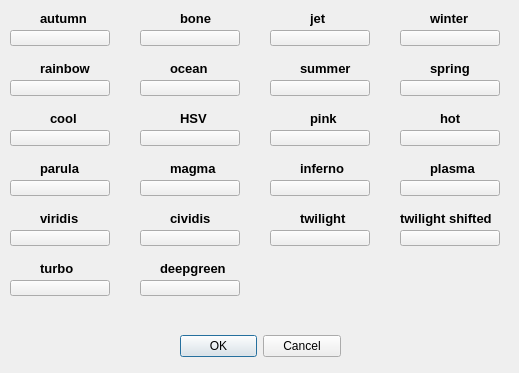
<?xml version="1.0" encoding="UTF-8"?>
<ui version="4.0">
 <class>convertir_color_falso</class>
 <widget class="QDialog" name="convertir_color_falso">
  <property name="geometry">
   <rect>
    <x>0</x>
    <y>0</y>
    <width>519</width>
    <height>373</height>
   </rect>
  </property>
  <property name="windowTitle">
   <string>Dialog</string>
  </property>
  <widget class="QDialogButtonBox" name="buttonBox">
   <property name="geometry">
    <rect>
     <x>180</x>
     <y>330</y>
     <width>161</width>
     <height>32</height>
    </rect>
   </property>
   <property name="orientation">
    <enum>Qt::Horizontal</enum>
   </property>
   <property name="standardButtons">
    <set>QDialogButtonBox::Cancel|QDialogButtonBox::Ok</set>
   </property>
  </widget>
  <widget class="QPushButton" name="pushButton">
   <property name="geometry">
    <rect>
     <x>10</x>
     <y>30</y>
     <width>100</width>
     <height>16</height>
    </rect>
   </property>
   <property name="styleSheet">
    <string notr="true"/>
   </property>
   <property name="text">
    <string/>
   </property>
   <property name="icon">
    <iconset resource="recursos.qrc">
     <normaloff>:/imagenes/autumn.png</normaloff>:/imagenes/autumn.png</iconset>
   </property>
   <property name="iconSize">
    <size>
     <width>100</width>
     <height>100</height>
    </size>
   </property>
   <property name="checkable">
    <bool>true</bool>
   </property>
   <property name="checked">
    <bool>false</bool>
   </property>
   <property name="default">
    <bool>false</bool>
   </property>
  </widget>
  <widget class="QPushButton" name="pushButton_2">
   <property name="geometry">
    <rect>
     <x>140</x>
     <y>30</y>
     <width>100</width>
     <height>16</height>
    </rect>
   </property>
   <property name="styleSheet">
    <string notr="true"/>
   </property>
   <property name="text">
    <string/>
   </property>
   <property name="icon">
    <iconset resource="recursos.qrc">
     <normaloff>:/imagenes/bone.png</normaloff>:/imagenes/bone.png</iconset>
   </property>
   <property name="iconSize">
    <size>
     <width>100</width>
     <height>100</height>
    </size>
   </property>
   <property name="checkable">
    <bool>true</bool>
   </property>
   <property name="checked">
    <bool>false</bool>
   </property>
   <property name="default">
    <bool>false</bool>
   </property>
  </widget>
  <widget class="QPushButton" name="pushButton_3">
   <property name="geometry">
    <rect>
     <x>270</x>
     <y>30</y>
     <width>100</width>
     <height>16</height>
    </rect>
   </property>
   <property name="styleSheet">
    <string notr="true"/>
   </property>
   <property name="text">
    <string/>
   </property>
   <property name="icon">
    <iconset resource="recursos.qrc">
     <normaloff>:/imagenes/jet.png</normaloff>:/imagenes/jet.png</iconset>
   </property>
   <property name="iconSize">
    <size>
     <width>100</width>
     <height>100</height>
    </size>
   </property>
   <property name="checkable">
    <bool>true</bool>
   </property>
   <property name="checked">
    <bool>false</bool>
   </property>
   <property name="default">
    <bool>false</bool>
   </property>
  </widget>
  <widget class="QPushButton" name="pushButton_4">
   <property name="geometry">
    <rect>
     <x>400</x>
     <y>30</y>
     <width>100</width>
     <height>16</height>
    </rect>
   </property>
   <property name="styleSheet">
    <string notr="true"/>
   </property>
   <property name="text">
    <string/>
   </property>
   <property name="icon">
    <iconset resource="recursos.qrc">
     <normaloff>:/imagenes/winter.png</normaloff>:/imagenes/winter.png</iconset>
   </property>
   <property name="iconSize">
    <size>
     <width>100</width>
     <height>100</height>
    </size>
   </property>
   <property name="checkable">
    <bool>true</bool>
   </property>
   <property name="checked">
    <bool>false</bool>
   </property>
   <property name="default">
    <bool>false</bool>
   </property>
  </widget>
  <widget class="QPushButton" name="pushButton_5">
   <property name="geometry">
    <rect>
     <x>10</x>
     <y>80</y>
     <width>100</width>
     <height>16</height>
    </rect>
   </property>
   <property name="styleSheet">
    <string notr="true"/>
   </property>
   <property name="text">
    <string/>
   </property>
   <property name="icon">
    <iconset resource="recursos.qrc">
     <normaloff>:/imagenes/rainbow.png</normaloff>:/imagenes/rainbow.png</iconset>
   </property>
   <property name="iconSize">
    <size>
     <width>100</width>
     <height>100</height>
    </size>
   </property>
   <property name="checkable">
    <bool>true</bool>
   </property>
   <property name="checked">
    <bool>false</bool>
   </property>
   <property name="default">
    <bool>false</bool>
   </property>
  </widget>
  <widget class="QPushButton" name="pushButton_6">
   <property name="geometry">
    <rect>
     <x>140</x>
     <y>80</y>
     <width>100</width>
     <height>16</height>
    </rect>
   </property>
   <property name="styleSheet">
    <string notr="true"/>
   </property>
   <property name="text">
    <string/>
   </property>
   <property name="icon">
    <iconset resource="recursos.qrc">
     <normaloff>:/imagenes/ocean.png</normaloff>:/imagenes/ocean.png</iconset>
   </property>
   <property name="iconSize">
    <size>
     <width>100</width>
     <height>100</height>
    </size>
   </property>
   <property name="checkable">
    <bool>true</bool>
   </property>
   <property name="checked">
    <bool>false</bool>
   </property>
   <property name="default">
    <bool>false</bool>
   </property>
  </widget>
  <widget class="QPushButton" name="pushButton_7">
   <property name="geometry">
    <rect>
     <x>270</x>
     <y>80</y>
     <width>100</width>
     <height>16</height>
    </rect>
   </property>
   <property name="styleSheet">
    <string notr="true"/>
   </property>
   <property name="text">
    <string/>
   </property>
   <property name="icon">
    <iconset resource="recursos.qrc">
     <normaloff>:/imagenes/summer.png</normaloff>:/imagenes/summer.png</iconset>
   </property>
   <property name="iconSize">
    <size>
     <width>100</width>
     <height>100</height>
    </size>
   </property>
   <property name="checkable">
    <bool>true</bool>
   </property>
   <property name="checked">
    <bool>false</bool>
   </property>
   <property name="default">
    <bool>false</bool>
   </property>
  </widget>
  <widget class="QPushButton" name="pushButton_8">
   <property name="geometry">
    <rect>
     <x>400</x>
     <y>80</y>
     <width>100</width>
     <height>16</height>
    </rect>
   </property>
   <property name="styleSheet">
    <string notr="true"/>
   </property>
   <property name="text">
    <string/>
   </property>
   <property name="icon">
    <iconset resource="recursos.qrc">
     <normaloff>:/imagenes/spring.png</normaloff>:/imagenes/spring.png</iconset>
   </property>
   <property name="iconSize">
    <size>
     <width>100</width>
     <height>100</height>
    </size>
   </property>
   <property name="checkable">
    <bool>true</bool>
   </property>
   <property name="checked">
    <bool>false</bool>
   </property>
   <property name="default">
    <bool>false</bool>
   </property>
  </widget>
  <widget class="QPushButton" name="pushButton_9">
   <property name="geometry">
    <rect>
     <x>10</x>
     <y>130</y>
     <width>100</width>
     <height>16</height>
    </rect>
   </property>
   <property name="styleSheet">
    <string notr="true"/>
   </property>
   <property name="text">
    <string/>
   </property>
   <property name="icon">
    <iconset resource="recursos.qrc">
     <normaloff>:/imagenes/cool.png</normaloff>:/imagenes/cool.png</iconset>
   </property>
   <property name="iconSize">
    <size>
     <width>100</width>
     <height>100</height>
    </size>
   </property>
   <property name="checkable">
    <bool>true</bool>
   </property>
   <property name="checked">
    <bool>false</bool>
   </property>
   <property name="default">
    <bool>false</bool>
   </property>
  </widget>
  <widget class="QPushButton" name="pushButton_10">
   <property name="geometry">
    <rect>
     <x>140</x>
     <y>130</y>
     <width>100</width>
     <height>16</height>
    </rect>
   </property>
   <property name="styleSheet">
    <string notr="true"/>
   </property>
   <property name="text">
    <string/>
   </property>
   <property name="icon">
    <iconset resource="recursos.qrc">
     <normaloff>:/imagenes/HSV.png</normaloff>:/imagenes/HSV.png</iconset>
   </property>
   <property name="iconSize">
    <size>
     <width>100</width>
     <height>100</height>
    </size>
   </property>
   <property name="checkable">
    <bool>true</bool>
   </property>
   <property name="checked">
    <bool>false</bool>
   </property>
   <property name="default">
    <bool>false</bool>
   </property>
  </widget>
  <widget class="QPushButton" name="pushButton_11">
   <property name="geometry">
    <rect>
     <x>270</x>
     <y>130</y>
     <width>100</width>
     <height>16</height>
    </rect>
   </property>
   <property name="styleSheet">
    <string notr="true"/>
   </property>
   <property name="text">
    <string/>
   </property>
   <property name="icon">
    <iconset resource="recursos.qrc">
     <normaloff>:/imagenes/pink.png</normaloff>:/imagenes/pink.png</iconset>
   </property>
   <property name="iconSize">
    <size>
     <width>100</width>
     <height>100</height>
    </size>
   </property>
   <property name="checkable">
    <bool>true</bool>
   </property>
   <property name="checked">
    <bool>false</bool>
   </property>
   <property name="default">
    <bool>false</bool>
   </property>
  </widget>
  <widget class="QPushButton" name="pushButton_12">
   <property name="geometry">
    <rect>
     <x>400</x>
     <y>130</y>
     <width>100</width>
     <height>16</height>
    </rect>
   </property>
   <property name="styleSheet">
    <string notr="true"/>
   </property>
   <property name="text">
    <string/>
   </property>
   <property name="icon">
    <iconset resource="recursos.qrc">
     <normaloff>:/imagenes/hot.png</normaloff>:/imagenes/hot.png</iconset>
   </property>
   <property name="iconSize">
    <size>
     <width>100</width>
     <height>100</height>
    </size>
   </property>
   <property name="checkable">
    <bool>true</bool>
   </property>
   <property name="checked">
    <bool>false</bool>
   </property>
   <property name="default">
    <bool>false</bool>
   </property>
  </widget>
  <widget class="QPushButton" name="pushButton_13">
   <property name="geometry">
    <rect>
     <x>10</x>
     <y>180</y>
     <width>100</width>
     <height>16</height>
    </rect>
   </property>
   <property name="styleSheet">
    <string notr="true"/>
   </property>
   <property name="text">
    <string/>
   </property>
   <property name="icon">
    <iconset resource="recursos.qrc">
     <normaloff>:/imagenes/parula.png</normaloff>:/imagenes/parula.png</iconset>
   </property>
   <property name="iconSize">
    <size>
     <width>100</width>
     <height>100</height>
    </size>
   </property>
   <property name="checkable">
    <bool>true</bool>
   </property>
   <property name="checked">
    <bool>false</bool>
   </property>
   <property name="default">
    <bool>false</bool>
   </property>
  </widget>
  <widget class="QPushButton" name="pushButton_14">
   <property name="geometry">
    <rect>
     <x>140</x>
     <y>180</y>
     <width>100</width>
     <height>16</height>
    </rect>
   </property>
   <property name="styleSheet">
    <string notr="true"/>
   </property>
   <property name="text">
    <string/>
   </property>
   <property name="icon">
    <iconset resource="recursos.qrc">
     <normaloff>:/imagenes/magma.png</normaloff>:/imagenes/magma.png</iconset>
   </property>
   <property name="iconSize">
    <size>
     <width>100</width>
     <height>100</height>
    </size>
   </property>
   <property name="checkable">
    <bool>true</bool>
   </property>
   <property name="checked">
    <bool>false</bool>
   </property>
   <property name="default">
    <bool>false</bool>
   </property>
  </widget>
  <widget class="QPushButton" name="pushButton_15">
   <property name="geometry">
    <rect>
     <x>270</x>
     <y>180</y>
     <width>100</width>
     <height>16</height>
    </rect>
   </property>
   <property name="styleSheet">
    <string notr="true"/>
   </property>
   <property name="text">
    <string/>
   </property>
   <property name="icon">
    <iconset resource="recursos.qrc">
     <normaloff>:/imagenes/inferno.png</normaloff>:/imagenes/inferno.png</iconset>
   </property>
   <property name="iconSize">
    <size>
     <width>100</width>
     <height>100</height>
    </size>
   </property>
   <property name="checkable">
    <bool>true</bool>
   </property>
   <property name="checked">
    <bool>false</bool>
   </property>
   <property name="default">
    <bool>false</bool>
   </property>
  </widget>
  <widget class="QPushButton" name="pushButton_16">
   <property name="geometry">
    <rect>
     <x>400</x>
     <y>180</y>
     <width>100</width>
     <height>16</height>
    </rect>
   </property>
   <property name="styleSheet">
    <string notr="true"/>
   </property>
   <property name="text">
    <string/>
   </property>
   <property name="icon">
    <iconset resource="recursos.qrc">
     <normaloff>:/imagenes/plasma.png</normaloff>:/imagenes/plasma.png</iconset>
   </property>
   <property name="iconSize">
    <size>
     <width>100</width>
     <height>100</height>
    </size>
   </property>
   <property name="checkable">
    <bool>true</bool>
   </property>
   <property name="checked">
    <bool>false</bool>
   </property>
   <property name="default">
    <bool>false</bool>
   </property>
  </widget>
  <widget class="QPushButton" name="pushButton_17">
   <property name="geometry">
    <rect>
     <x>10</x>
     <y>230</y>
     <width>100</width>
     <height>16</height>
    </rect>
   </property>
   <property name="styleSheet">
    <string notr="true"/>
   </property>
   <property name="text">
    <string/>
   </property>
   <property name="icon">
    <iconset resource="recursos.qrc">
     <normaloff>:/imagenes/viridis.png</normaloff>:/imagenes/viridis.png</iconset>
   </property>
   <property name="iconSize">
    <size>
     <width>100</width>
     <height>100</height>
    </size>
   </property>
   <property name="checkable">
    <bool>true</bool>
   </property>
   <property name="checked">
    <bool>false</bool>
   </property>
   <property name="default">
    <bool>false</bool>
   </property>
  </widget>
  <widget class="QPushButton" name="pushButton_18">
   <property name="geometry">
    <rect>
     <x>140</x>
     <y>230</y>
     <width>100</width>
     <height>16</height>
    </rect>
   </property>
   <property name="styleSheet">
    <string notr="true"/>
   </property>
   <property name="text">
    <string/>
   </property>
   <property name="icon">
    <iconset resource="recursos.qrc">
     <normaloff>:/imagenes/cividis.png</normaloff>:/imagenes/cividis.png</iconset>
   </property>
   <property name="iconSize">
    <size>
     <width>100</width>
     <height>100</height>
    </size>
   </property>
   <property name="checkable">
    <bool>true</bool>
   </property>
   <property name="checked">
    <bool>false</bool>
   </property>
   <property name="default">
    <bool>false</bool>
   </property>
  </widget>
  <widget class="QPushButton" name="pushButton_19">
   <property name="geometry">
    <rect>
     <x>270</x>
     <y>230</y>
     <width>100</width>
     <height>16</height>
    </rect>
   </property>
   <property name="styleSheet">
    <string notr="true"/>
   </property>
   <property name="text">
    <string/>
   </property>
   <property name="icon">
    <iconset resource="recursos.qrc">
     <normaloff>:/imagenes/twilight.png</normaloff>:/imagenes/twilight.png</iconset>
   </property>
   <property name="iconSize">
    <size>
     <width>100</width>
     <height>100</height>
    </size>
   </property>
   <property name="checkable">
    <bool>true</bool>
   </property>
   <property name="checked">
    <bool>false</bool>
   </property>
   <property name="default">
    <bool>false</bool>
   </property>
  </widget>
  <widget class="QPushButton" name="pushButton_20">
   <property name="geometry">
    <rect>
     <x>400</x>
     <y>230</y>
     <width>100</width>
     <height>16</height>
    </rect>
   </property>
   <property name="styleSheet">
    <string notr="true"/>
   </property>
   <property name="text">
    <string/>
   </property>
   <property name="icon">
    <iconset resource="recursos.qrc">
     <normaloff>:/imagenes/twilight-shifted.png</normaloff>:/imagenes/twilight-shifted.png</iconset>
   </property>
   <property name="iconSize">
    <size>
     <width>100</width>
     <height>100</height>
    </size>
   </property>
   <property name="checkable">
    <bool>true</bool>
   </property>
   <property name="checked">
    <bool>false</bool>
   </property>
   <property name="default">
    <bool>false</bool>
   </property>
  </widget>
  <widget class="QPushButton" name="pushButton_21">
   <property name="geometry">
    <rect>
     <x>10</x>
     <y>280</y>
     <width>100</width>
     <height>16</height>
    </rect>
   </property>
   <property name="styleSheet">
    <string notr="true"/>
   </property>
   <property name="text">
    <string/>
   </property>
   <property name="icon">
    <iconset resource="recursos.qrc">
     <normaloff>:/imagenes/turbo.png</normaloff>:/imagenes/turbo.png</iconset>
   </property>
   <property name="iconSize">
    <size>
     <width>100</width>
     <height>100</height>
    </size>
   </property>
   <property name="checkable">
    <bool>true</bool>
   </property>
   <property name="checked">
    <bool>false</bool>
   </property>
   <property name="default">
    <bool>false</bool>
   </property>
  </widget>
  <widget class="QPushButton" name="pushButton_22">
   <property name="geometry">
    <rect>
     <x>140</x>
     <y>280</y>
     <width>100</width>
     <height>16</height>
    </rect>
   </property>
   <property name="styleSheet">
    <string notr="true"/>
   </property>
   <property name="text">
    <string/>
   </property>
   <property name="icon">
    <iconset resource="recursos.qrc">
     <normaloff>:/imagenes/deepgreen.png</normaloff>:/imagenes/deepgreen.png</iconset>
   </property>
   <property name="iconSize">
    <size>
     <width>100</width>
     <height>100</height>
    </size>
   </property>
   <property name="checkable">
    <bool>true</bool>
   </property>
   <property name="checked">
    <bool>false</bool>
   </property>
   <property name="default">
    <bool>false</bool>
   </property>
  </widget>
  <widget class="QLabel" name="lblAutumn">
   <property name="geometry">
    <rect>
     <x>40</x>
     <y>10</y>
     <width>51</width>
     <height>16</height>
    </rect>
   </property>
   <property name="font">
    <font>
     <pointsize>10</pointsize>
     <weight>75</weight>
     <bold>true</bold>
    </font>
   </property>
   <property name="text">
    <string>autumn</string>
   </property>
  </widget>
  <widget class="QLabel" name="lblBone">
   <property name="geometry">
    <rect>
     <x>180</x>
     <y>10</y>
     <width>51</width>
     <height>16</height>
    </rect>
   </property>
   <property name="font">
    <font>
     <pointsize>10</pointsize>
     <weight>75</weight>
     <bold>true</bold>
    </font>
   </property>
   <property name="text">
    <string>bone</string>
   </property>
  </widget>
  <widget class="QLabel" name="lblJet">
   <property name="geometry">
    <rect>
     <x>310</x>
     <y>10</y>
     <width>51</width>
     <height>16</height>
    </rect>
   </property>
   <property name="font">
    <font>
     <pointsize>10</pointsize>
     <weight>75</weight>
     <bold>true</bold>
    </font>
   </property>
   <property name="text">
    <string>jet</string>
   </property>
  </widget>
  <widget class="QLabel" name="lblWinter">
   <property name="geometry">
    <rect>
     <x>430</x>
     <y>10</y>
     <width>51</width>
     <height>16</height>
    </rect>
   </property>
   <property name="font">
    <font>
     <pointsize>10</pointsize>
     <weight>75</weight>
     <bold>true</bold>
    </font>
   </property>
   <property name="text">
    <string>winter</string>
   </property>
  </widget>
  <widget class="QLabel" name="lblRainbow">
   <property name="geometry">
    <rect>
     <x>40</x>
     <y>60</y>
     <width>61</width>
     <height>16</height>
    </rect>
   </property>
   <property name="font">
    <font>
     <pointsize>10</pointsize>
     <weight>75</weight>
     <bold>true</bold>
    </font>
   </property>
   <property name="text">
    <string>rainbow</string>
   </property>
  </widget>
  <widget class="QLabel" name="lblOcean">
   <property name="geometry">
    <rect>
     <x>170</x>
     <y>60</y>
     <width>51</width>
     <height>16</height>
    </rect>
   </property>
   <property name="font">
    <font>
     <pointsize>10</pointsize>
     <weight>75</weight>
     <bold>true</bold>
    </font>
   </property>
   <property name="text">
    <string>ocean</string>
   </property>
  </widget>
  <widget class="QLabel" name="lblSummer">
   <property name="geometry">
    <rect>
     <x>300</x>
     <y>60</y>
     <width>61</width>
     <height>16</height>
    </rect>
   </property>
   <property name="font">
    <font>
     <pointsize>10</pointsize>
     <weight>75</weight>
     <bold>true</bold>
    </font>
   </property>
   <property name="text">
    <string>summer</string>
   </property>
  </widget>
  <widget class="QLabel" name="lblSpring">
   <property name="geometry">
    <rect>
     <x>430</x>
     <y>60</y>
     <width>51</width>
     <height>16</height>
    </rect>
   </property>
   <property name="font">
    <font>
     <pointsize>10</pointsize>
     <weight>75</weight>
     <bold>true</bold>
    </font>
   </property>
   <property name="text">
    <string>spring</string>
   </property>
  </widget>
  <widget class="QLabel" name="lblCool">
   <property name="geometry">
    <rect>
     <x>50</x>
     <y>110</y>
     <width>51</width>
     <height>16</height>
    </rect>
   </property>
   <property name="font">
    <font>
     <pointsize>10</pointsize>
     <weight>75</weight>
     <bold>true</bold>
    </font>
   </property>
   <property name="text">
    <string>cool</string>
   </property>
  </widget>
  <widget class="QLabel" name="lblHSV">
   <property name="geometry">
    <rect>
     <x>180</x>
     <y>110</y>
     <width>51</width>
     <height>16</height>
    </rect>
   </property>
   <property name="font">
    <font>
     <pointsize>10</pointsize>
     <weight>75</weight>
     <bold>true</bold>
    </font>
   </property>
   <property name="text">
    <string>HSV</string>
   </property>
  </widget>
  <widget class="QLabel" name="lblPink">
   <property name="geometry">
    <rect>
     <x>310</x>
     <y>110</y>
     <width>51</width>
     <height>16</height>
    </rect>
   </property>
   <property name="font">
    <font>
     <pointsize>10</pointsize>
     <weight>75</weight>
     <bold>true</bold>
    </font>
   </property>
   <property name="text">
    <string>pink</string>
   </property>
  </widget>
  <widget class="QLabel" name="lblHot">
   <property name="geometry">
    <rect>
     <x>440</x>
     <y>110</y>
     <width>51</width>
     <height>16</height>
    </rect>
   </property>
   <property name="font">
    <font>
     <pointsize>10</pointsize>
     <weight>75</weight>
     <bold>true</bold>
    </font>
   </property>
   <property name="text">
    <string>hot</string>
   </property>
  </widget>
  <widget class="QLabel" name="lblParula">
   <property name="geometry">
    <rect>
     <x>40</x>
     <y>160</y>
     <width>51</width>
     <height>16</height>
    </rect>
   </property>
   <property name="font">
    <font>
     <pointsize>10</pointsize>
     <weight>75</weight>
     <bold>true</bold>
    </font>
   </property>
   <property name="text">
    <string>parula</string>
   </property>
  </widget>
  <widget class="QLabel" name="lblMagma">
   <property name="geometry">
    <rect>
     <x>170</x>
     <y>160</y>
     <width>51</width>
     <height>16</height>
    </rect>
   </property>
   <property name="font">
    <font>
     <pointsize>10</pointsize>
     <weight>75</weight>
     <bold>true</bold>
    </font>
   </property>
   <property name="text">
    <string>magma</string>
   </property>
  </widget>
  <widget class="QLabel" name="lblInferno">
   <property name="geometry">
    <rect>
     <x>300</x>
     <y>160</y>
     <width>51</width>
     <height>16</height>
    </rect>
   </property>
   <property name="font">
    <font>
     <pointsize>10</pointsize>
     <weight>75</weight>
     <bold>true</bold>
    </font>
   </property>
   <property name="text">
    <string>inferno</string>
   </property>
  </widget>
  <widget class="QLabel" name="lblPlasma">
   <property name="geometry">
    <rect>
     <x>430</x>
     <y>160</y>
     <width>51</width>
     <height>16</height>
    </rect>
   </property>
   <property name="font">
    <font>
     <pointsize>10</pointsize>
     <weight>75</weight>
     <bold>true</bold>
    </font>
   </property>
   <property name="text">
    <string>plasma</string>
   </property>
  </widget>
  <widget class="QLabel" name="lblViridis">
   <property name="geometry">
    <rect>
     <x>40</x>
     <y>210</y>
     <width>51</width>
     <height>16</height>
    </rect>
   </property>
   <property name="font">
    <font>
     <pointsize>10</pointsize>
     <weight>75</weight>
     <bold>true</bold>
    </font>
   </property>
   <property name="text">
    <string>viridis</string>
   </property>
  </widget>
  <widget class="QLabel" name="lblCividis">
   <property name="geometry">
    <rect>
     <x>170</x>
     <y>210</y>
     <width>51</width>
     <height>16</height>
    </rect>
   </property>
   <property name="font">
    <font>
     <pointsize>10</pointsize>
     <weight>75</weight>
     <bold>true</bold>
    </font>
   </property>
   <property name="text">
    <string>cividis</string>
   </property>
  </widget>
  <widget class="QLabel" name="lblTwilight">
   <property name="geometry">
    <rect>
     <x>300</x>
     <y>210</y>
     <width>51</width>
     <height>16</height>
    </rect>
   </property>
   <property name="font">
    <font>
     <pointsize>10</pointsize>
     <weight>75</weight>
     <bold>true</bold>
    </font>
   </property>
   <property name="text">
    <string>twilight</string>
   </property>
  </widget>
  <widget class="QLabel" name="lblTwilightShifted">
   <property name="geometry">
    <rect>
     <x>400</x>
     <y>210</y>
     <width>101</width>
     <height>16</height>
    </rect>
   </property>
   <property name="font">
    <font>
     <pointsize>10</pointsize>
     <weight>75</weight>
     <bold>true</bold>
    </font>
   </property>
   <property name="text">
    <string>twilight shifted</string>
   </property>
  </widget>
  <widget class="QLabel" name="lblTurbo">
   <property name="geometry">
    <rect>
     <x>40</x>
     <y>260</y>
     <width>51</width>
     <height>16</height>
    </rect>
   </property>
   <property name="font">
    <font>
     <pointsize>10</pointsize>
     <weight>75</weight>
     <bold>true</bold>
    </font>
   </property>
   <property name="text">
    <string>turbo</string>
   </property>
  </widget>
  <widget class="QLabel" name="lblDeepgreen">
   <property name="geometry">
    <rect>
     <x>160</x>
     <y>260</y>
     <width>81</width>
     <height>16</height>
    </rect>
   </property>
   <property name="font">
    <font>
     <pointsize>10</pointsize>
     <weight>75</weight>
     <bold>true</bold>
    </font>
   </property>
   <property name="text">
    <string>deepgreen</string>
   </property>
  </widget>
 </widget>
 <resources>
  <include location="recursos.qrc"/>
 </resources>
 <connections>
  <connection>
   <sender>buttonBox</sender>
   <signal>accepted()</signal>
   <receiver>convertir_color_falso</receiver>
   <slot>accept()</slot>
   <hints>
    <hint type="sourcelabel">
     <x>248</x>
     <y>254</y>
    </hint>
    <hint type="destinationlabel">
     <x>157</x>
     <y>274</y>
    </hint>
   </hints>
  </connection>
  <connection>
   <sender>buttonBox</sender>
   <signal>rejected()</signal>
   <receiver>convertir_color_falso</receiver>
   <slot>reject()</slot>
   <hints>
    <hint type="sourcelabel">
     <x>316</x>
     <y>260</y>
    </hint>
    <hint type="destinationlabel">
     <x>286</x>
     <y>274</y>
    </hint>
   </hints>
  </connection>
 </connections>
</ui>
